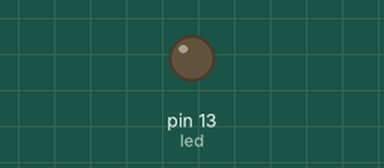
Simulated run of this sketch. Board: Teensy 4. On the bench: output pins drawn as LEDs (lit = HIGH).

Above: at 1.6 s.
At 52.0 s:
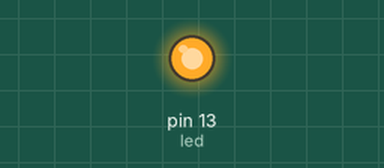
Timing chart, 0 to 53.5 s (numbered marks = the images above):
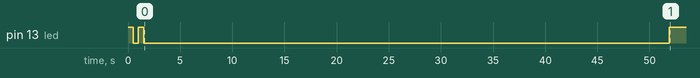

The sketch:

pageDash.ino
```cpp
//
//                                    8888888b.                    888
//                                    888  "Y88b                   888
//                                    888    888                   888
//88888b.   8888b.   .d88b.   .d88b.  888    888  8888b.  .d8888b  88888b.
//888 "88b     "88b d88P"88b d8P  Y8b 888    888     "88b 88K      888 "88b
//888  888 .d888888 888  888 88888888 888    888 .d888888 "Y8888b. 888  888
//888 d88P 888  888 Y88b 888 Y8b.     888  .d88P 888  888      X88 888  888
//88888P"  "Y888888  "Y88888  "Y8888  8888888P"  "Y888888  88888P' 888  888
//888                    888
//888               Y8b d88P
//888                "Y88P"
//
//
//
//
//
//
//
//
// By: Jake Priddy
// 			3/27/2017
//// Combined with a Teensy (also works with arduino) pageDash opens the terminal,
//// creates an html file on the desktop, writes a 1,966 word, 12,456 character
//// website about the preamble and all ten amendments to the constitution with
//// back story in html format. It then opens the page on the device's default browser,
//// deletes the original file off the device closes the terminal and runs the newly
//// created file leaving nothing more than the page open on the browser.
//// All in less than 50 seconds


// create a delay to allow load time
int ds = 500;
int led = 13;

void setup()
{
  //Double Blink to display program running
  pinMode(led,OUTPUT);
  digitalWrite(led, HIGH);
  delay(ds);
  digitalWrite(led, LOW);
  delay(ds);
  digitalWrite(led, HIGH);
  delay(ds);
  digitalWrite(led, LOW);
  delay(ds);
  //open the terminal through spotlight or alfred
  openapp("Terminal");
  //go to desktop folder
  typeln("cd Desktop");
  //create html file and open it with the vi editor
  typeln("vi preamble5.html");
  //put vi in edit mode
  typeln("i");
  //wait for vi to load
  delay(ds);
  //write an html file with no double quotes, only single quotes and everything on one line
  typeln("<h1>The Preamble</h1><h2>First Amendment</h2><p>Main article: First Amendment to the United States Constitution</p><p>Congress shall make no law respecting an establishment of religion, or prohibiting the free exercise thereof; or abridging the freedom of speech, or of the press; or the right of the people peaceably to assemble, and to petition the Government for a redress of grievances.[91]</p><p>The First Amendment prohibits the making of any law respecting an establishment of religion, impeding the free exercise of religion, abridging the freedom of speech, infringing on the freedom of the press, interfering with the right to peaceably assemble or prohibiting the petitioning for a governmental redress of grievances. Initially, the First Amendment applied only to laws enacted by Congress, and many of its provisions were interpreted more narrowly than they are today.[92]</p><p>In Everson v. Board of Education (1947), the Court drew on Thomas Jefferson's correspondence to call for 'a wall of separation between church and State', though the precise boundary of this separation remains in dispute.[92] Speech rights were expanded significantly in a series of 20th- and 21st-century court decisions that protected various forms of political speech, anonymous speech, campaign financing, pornography, and school speech; these rulings also defined a series of exceptions to First Amendment protections. The Supreme Court overturned English common law precedent to increase the burden of proof for defamation and libel suits, most notably in New York Times Co. v. Sullivan (1964).[93] Commercial speech is less protected by the First Amendment than political speech, and is therefore subject to greater regulation.[92]</p><p>The Free Press Clause protects publication of information and opinions, and applies to a wide variety of media. In Near v. Minnesota (1931)[94] and New York Times v. United States (1971),[95] the Supreme Court ruled that the First Amendment protected against prior restraint—pre-publication censorship—in almost all cases. The Petition Clause protects the right to petition all branches and agencies of government for action. In addition to the right of assembly guaranteed by this clause, the Court has also ruled that the amendment implicitly protects freedom of association.[92]</p><h2>Second Amendment</h2><p>Main article: Second Amendment to the United States Constitution</p><p>A well regulated Militia, being necessary to the security of a free State, the right of the people to keep and bear Arms, shall not be infringed.[91]</p><p>The Second Amendment protects the individual right to keep and bear arms. The concept of such a right existed within English common law long before the enactment of the Bill of Rights.[96] First codified in the English Bill of Rights of 1689 (but there only applying to Protestants), this right was enshrined in fundamental laws of several American states during the Revolutionary era, including the 1776 Virginia Declaration of Rights and the Pennsylvania Constitution of 1776. Long a controversial issue in American political, legal, and social discourse, the Second Amendment has been at the heart of several Supreme Court decisions.</p><p>In United States v. Cruikshank (1875), the Court ruled that '[t]he right to bear arms is not granted by the Constitution; neither is it in any manner dependent upon that instrument for its existence. The Second Amendment means no more than that it shall not be infringed by Congress, and has no other effect than to restrict the powers of the National Government.'[97]</p><p>In United States v. Miller (1939), the Court ruled that the amendment '[protects arms that had a] reasonable relationship to the preservation or efficiency of a well regulated militia'.[98]In District of Columbia v. Heller (2008), the Court ruled that the Second Amendment 'codified a pre-existing right' and that it 'protects an individual right to possess a firearm unconnected with service in a militia, and to use that arm for traditionally lawful purposes, such as self-defense within the home' but also stated that 'the right is not unlimited. It is not a right to keep and carry any weapon whatsoever in any manner whatsoever and for whatever purpose'.[99]In McDonald v. Chicago (2010),[100] the Court ruled that the Second Amendment limits state and local governments to the same extent that it limits the federal government.[101]</p><h2>Third Amendment</h2><p>Main article: Third Amendment to the United States Constitution</p><p>No Soldier shall, in time of peace be quartered in any house, without the consent of the Owner, nor in time of war, but in a manner to be prescribed by law.[91]</p><p>The Third Amendment restricts the quartering of soldiers in private homes, in response to Quartering Acts passed by the British parliament during the Revolutionary War. The amendment is one of the least controversial of the Constitution, and, as of 2016, has never been the primary basis of a Supreme Court decision.[102][103][104]</p><h2>Fourth Amendment</h2><p>Main article: Fourth Amendment to the United States Constitution</p><p>The right of the people to be secure in their persons, houses, papers, and effects, against unreasonable searches and seizures, shall not be violated, and no Warrants shall issue, but upon probable cause, supported by Oath or affirmation, and particularly describing the place to be searched, and the persons or things to be seized.[91]</p><p>The Fourth Amendment guards against unreasonable searches and seizures, along with requiring any warrant to be judicially sanctioned and supported by probable cause. It was adopted as a response to the abuse of the writ of assistance, which is a type of general search warrant, in the American Revolution. Search and seizure (including arrest) must be limited in scope according to specific information supplied to the issuing court, usually by a law enforcement officer who has sworn by it. The amendment is the basis for the exclusionary rule, which mandates that evidence obtained illegally cannot be introduced into a criminal trial.[105] The amendment's interpretation has varied over time; its protections expanded under left-leaning courts such as that headed by Earl Warren and contracted under right-leaning courts such as that of William Rehnquist.[106]</p><h2>Fifth Amendment</h2><p>Main article: Fifth Amendment to the United States Constitution</p><p>No person shall be held to answer for a capital, or otherwise infamous crime, unless on a presentment or indictment of a Grand Jury, except in cases arising in the land or naval forces, or in the Militia, when in actual service in time of War or public danger; nor shall any person be subject for the same offence to be twice put in jeopardy of life or limb; nor shall be compelled in any criminal case to be a witness against himself, nor be deprived of life, liberty, or property, without due process of law; nor shall private property be taken for public use, without just compensation.[91]</p><p>The Fifth Amendment protects against double jeopardy and self-incrimination and guarantees the rights to due process, grand jury screening of criminal indictments, and compensation for the seizure of private property under eminent domain. The amendment was the basis for the court's decision in Miranda v. Arizona (1966), which established that defendants must be informed of their rights to an attorney and against self-incrimination prior to interrogation by police.[107]</p><h2>Sixth Amendment</h2><p>Main article: Sixth Amendment to the United States Constitution</p><p>In all criminal prosecutions, the accused shall enjoy the right to a speedy and public trial, by an impartial jury of the State and district wherein the crime shall have been committed, which district shall have been previously ascertained by law, and to be informed of the nature and cause of the accusation; to be confronted with the witnesses against him; to have compulsory process for obtaining witnesses in his favor, and to have the Assistance of Counsel for his defence.[91]</p><p>The Sixth Amendment establishes a number of rights of the defendant in a criminal trial:</p><p>to a speedy and public trial</p><p>to trial by an impartial jury</p><p>to be informed of criminal charges</p><p>to confront witnesses</p><p>to compel witnesses to appear in court</p><p>to assistance of counsel[108]</p><p>In Gideon v. Wainwright (1963), the Court ruled that the amendment guaranteed the right to legal representation in all felony prosecutions in both state and federal courts.[108]</p><h2>Seventh Amendment</h2><p>Main article: Seventh Amendment to the United States Constitution</p><p>In suits at common law, where the value in controversy shall exceed twenty dollars, the right of trial by jury shall be preserved, and no fact tried by a jury, shall be otherwise re-examined in any court of the United States, than according to the rules of the common law.[91]</p><p>The Seventh Amendment guarantees jury trials in federal civil cases that deal with claims of more than twenty dollars. It also prohibits judges from overruling findings of fact by juries in federal civil trials. In Colgrove v. Battin (1973), the Court ruled that the amendment's requirements could be fulfilled by a jury with a minimum of six members. The Seventh is one of the few parts of the Bill of Rights not to be incorporated (applied to the states).[109]</p><h2>Eighth Amendment</h2><p>Main article: Eighth Amendment to the United States Constitution</p><p>Excessive bail shall not be required, nor excessive fines imposed, nor cruel and unusual punishments inflicted.[91]</p><p>The Eighth Amendment forbids the imposition of excessive bails or fines, though it leaves the term 'excessive' open to interpretation.[110] The most frequently litigated clause of the amendment is the last, which forbids cruel and unusual punishment.[111][112] This clause was only occasionally applied by the Supreme Court prior to the 1970s, generally in cases dealing with means of execution. In Furman v. Georgia (1972), some members of the Court found capital punishment itself in violation of the amendment, arguing that the clause could reflect 'evolving standards of decency' as public opinion changed; others found certain practices in capital trials to be unacceptably arbitrary, resulting in a majority decision that effectively halted executions in the United States for several years.[113] Executions resumed following Gregg v. Georgia (1976), which found capital punishment to be constitutional if the jury was directed by concrete sentencing guidelines.[113] The Court has also found that some poor prison conditions constitute cruel and unusual punishment, as in Estelle v. Gamble (1976) and Brown v. Plata (2011).[111]</p><h2>Ninth Amendment</h2><p>Main article: Ninth Amendment to the United States Constitution</p><p>The enumeration in the Constitution, of certain rights, shall not be construed to deny or disparage others retained by the people.[91]</p><p>The Ninth Amendment declares that there are additional fundamental rights that exist outside the Constitution. The rights enumerated in the Constitution are not an explicit and exhaustive list of individual rights. It was rarely mentioned in Supreme Court decisions before the second half of the 20th century, when it was cited by several of the justices in Griswold v. Connecticut (1965). The Court in that case voided a statute prohibiting use of contraceptives as an infringement of the right of marital privacy.[114] This right was, in turn, the foundation upon which the Supreme Court built decisions in several landmark cases, including, Roe v. Wade (1973), which overturned a Texas law making it a crime to assist a woman to get an abortion, and Planned Parenthood v. Casey (1992), which invalidated a Pennsylvania law that required spousal awareness prior to obtaining an abortion.</p><h2>Tenth Amendment</h2><p>Main article: Tenth Amendment to the United States Constitution</p><p>The powers not delegated to the United States by the Constitution, nor prohibited by it to the States, are reserved to the States respectively, or to the people.[91]</p><p>The Tenth Amendment reinforces the principles of separation of powers and federalism by providing that powers not granted to the federal government by the Constitution, nor prohibited to the states, are reserved to the states or the people. The amendment provides no new powers or rights to the states, but rather preserves their authority in all matters not specifically granted to the federal government.[115]</p><p>Congress has sometimes gotten around the Tenth Amendment by invoking the Commerce Clause in Article One[116] or by threatening to withhold funding for a federal program from noncooperative States, as in South Dakota v. Dole (1987).</p>");
  //exit vi edit mode
  delay(500);
  k(KEY_ESC);
  //close vi
  shift(KEY_Z);
  shift(KEY_Z);
  //run the html file on the browser
  typeln("open preamble55.html");
  //go back to the terminal
  cmd(KEY_TAB);
  //remove the file you created
  typeln("rm -rf preamble5.html");
  //close the terminal
  cmd(KEY_Q);
  //Turn on LED to display process complete
  digitalWrite(led, HIGH);
}

void loop(){}


// Type a string and then press enter
void typeln(String chars)
{
  Keyboard.print(chars);
  delay(ds);
  Keyboard.println("");
  delay(ds * 4);
}

// open an application on OS X via spotlight/alfred
void openapp(String app)
{
 // open spotlight (or alfred/qs), then the app
  cmd(KEY_SPACE);
  typeln(app);
}
// recieves a single key input
void k(int key)
{
  Keyboard.set_key1(key);
  Keyboard.send_now();
  delay(ds/2);

  Keyboard.set_key1(0);
  Keyboard.send_now();
  delay(ds/2);
}
//initiates a modifier key
void mod(int mod, int key)
{
  Keyboard.set_modifier(mod);
  Keyboard.send_now();
  Keyboard.set_key1(key);
  Keyboard.send_now();
  delay(ds);

  Keyboard.set_modifier(0);
  Keyboard.set_key1(0);
  Keyboard.send_now();
  delay(ds);
}
//press the control button + one other button
void ctrl(int key)
{
  mod(MODIFIERKEY_CTRL, key);
}
// press the command button + one other button
void cmd(int key)
{
  mod(MODIFIERKEY_GUI, key);
}
//press the shift button + one other button
void shift(int key)
{
  mod(MODIFIERKEY_SHIFT, key);
}
```
